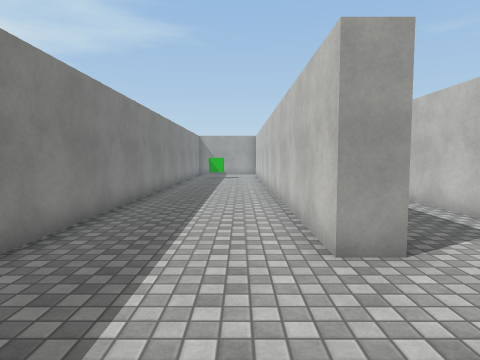
view 1 (above)

23 first-person views from a walk through a 3-D level made in the Unity game engine. The camera is 1.4 m above the floor, tilts 4° down and sees 75° across. The floor is counted in squares, 1 m on a side. Each view is taken from the middle of a square. On the plan, view 1 faces up. The plan holds only what a view shows up to about 14 squares ahead; the rest is blank. The player character is not drawn. Surface patterns are stand-ins for the level's own textures.

view 2
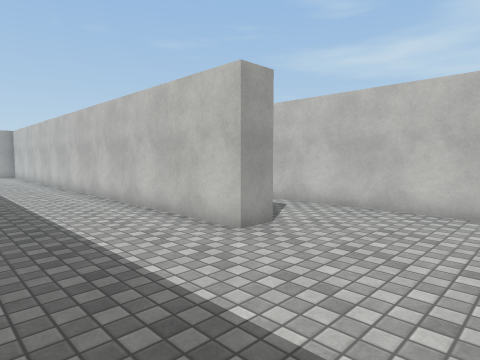

view 3
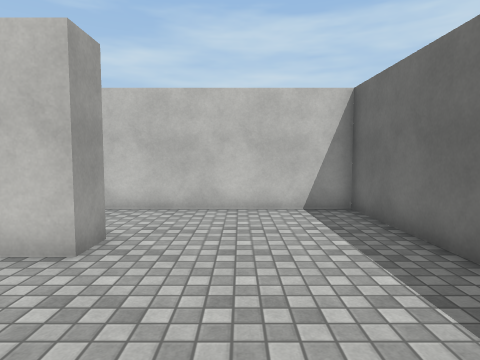

view 4
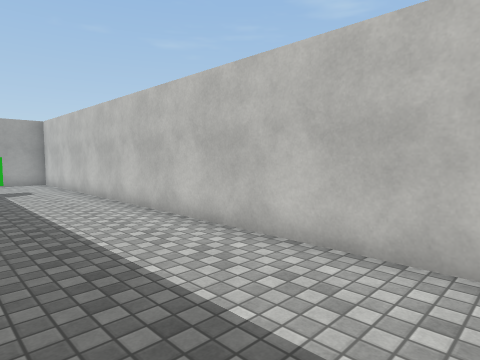

view 5
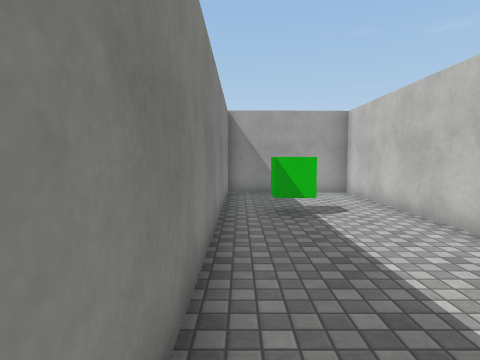

view 6
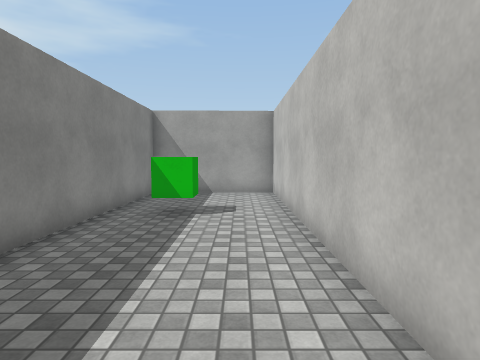

view 7
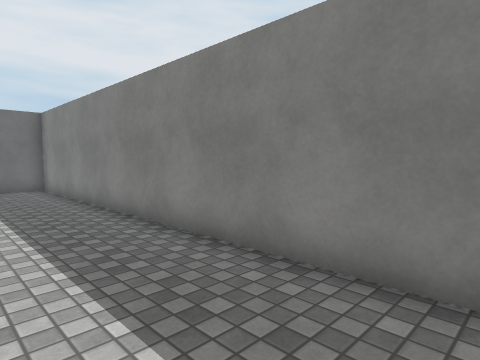

view 8
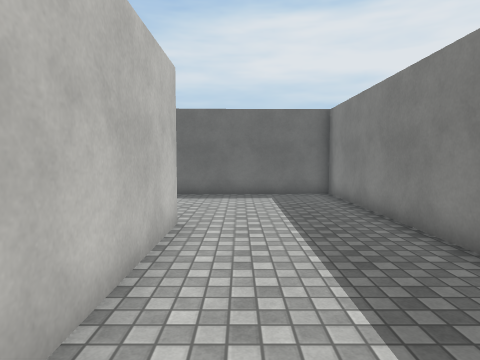

view 9
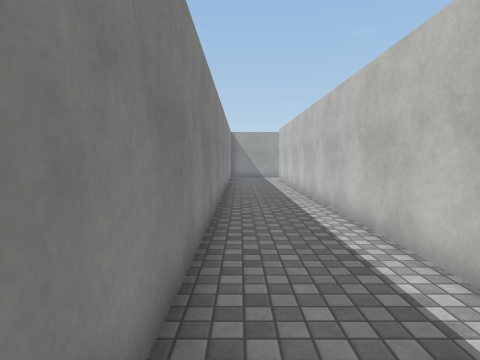

view 10
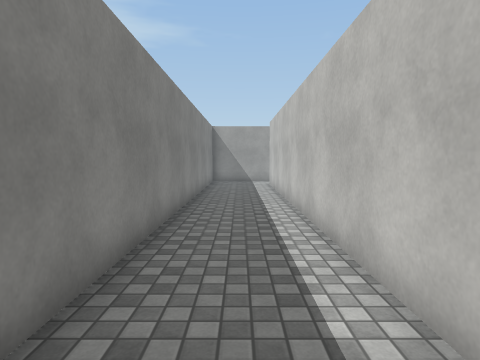

view 11
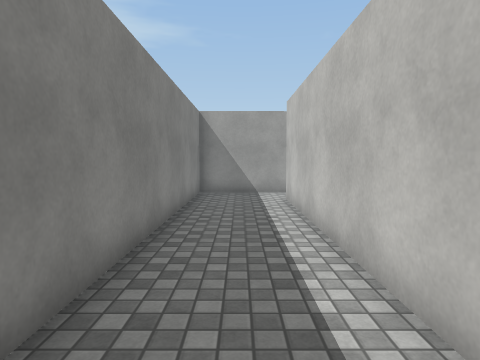

view 12
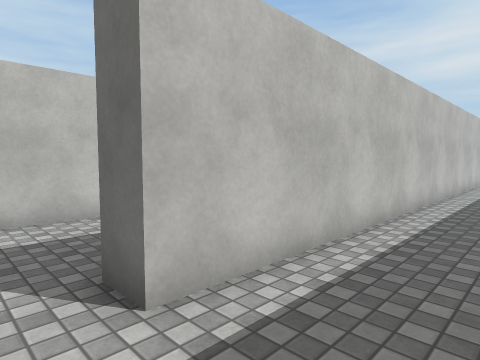

view 13
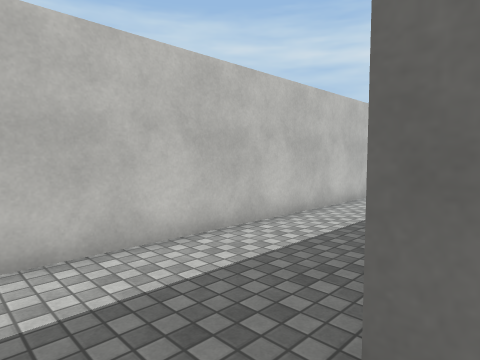

view 14
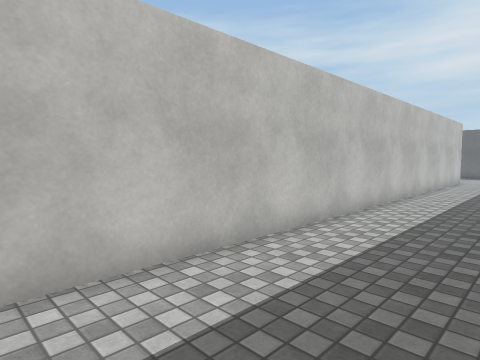

view 15
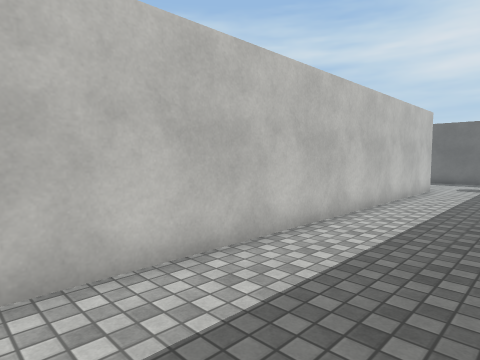

view 16
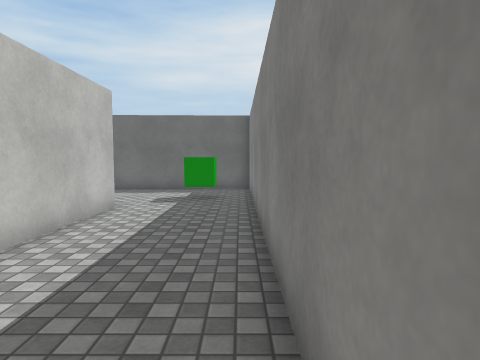

view 17
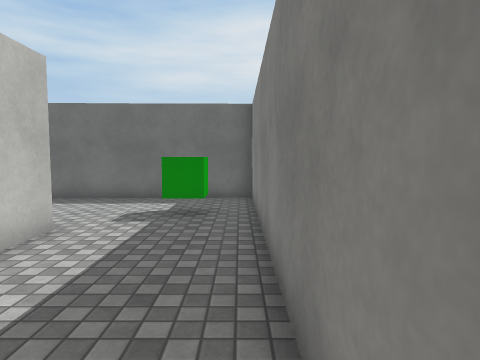

view 18
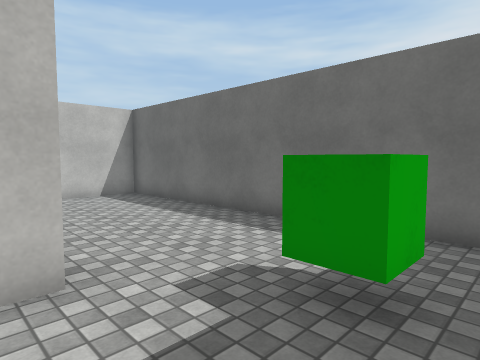

view 19
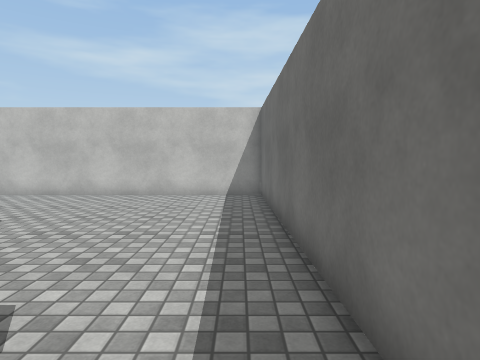

view 20
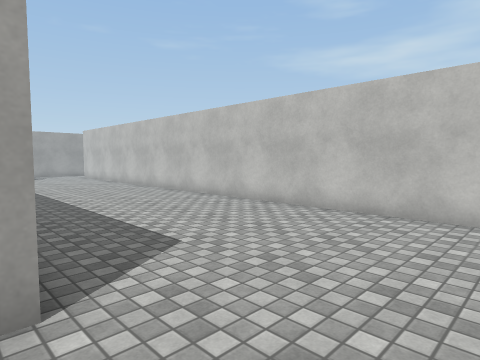

view 21
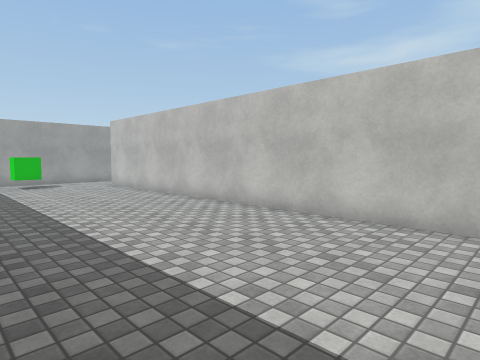

view 22
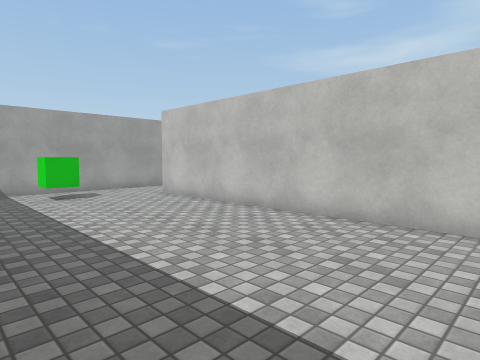

view 23
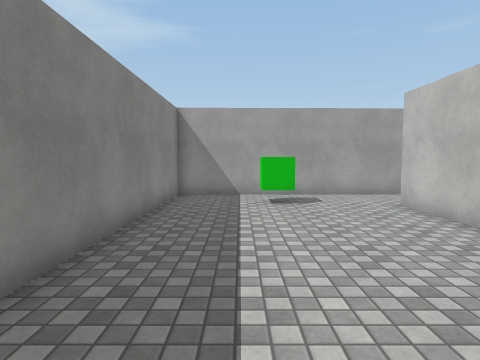

### Floor plan
Points are (right, up) in squares from view 1. A wall is a line through its corners. A room is listed if a view was taken in it or the views show most of it. See-through windows are left out.
Room 1 (views 1, 2, 3, 4, 5, 6, 7, 8, 9, 10, 11, 12)
walls: (2.4, 4.3) (1.4, 4.3) (1.4, 26.7) (-3.5, 26.6) (-3.5, -1.3) (5.6, -1.1) (5.6, 24.7); (6, 26.8) (2.4, 26.7) (2.4, 4.8)
ways out: opening at (6, 25.5) to room 2
objects: other object (-2, 22) to (-1, 22)
Room 2 (views 13, 14, 15, 16, 17, 18, 19, 20, 21, 22, 23)
walls: (6.6, 12.5) (6.6, -1.1) (18.8, -0.8) (18.8, 24.4); (10.6, 4) (10.6, 25.5); (5.6, 24.7) (6.6, 24.7); (18.6, 27.1) (11.6, 26.9) (11.6, 18)
ways out: opening at (6, 25.5) to room 1; opening at (19.5, 25.5)
objects: other object (8, 2) to (9, 2); other object (15, 25) to (16, 25)

Positions as (right, up) in squares from view 1, and headings:
1: (0, 0), facing up
2: (-3, 0), facing up-right
3: (-3, 2), facing right
4: (-3, 8), facing up-right
5: (-3, 14), facing up
6: (0, 14), facing up
7: (0, 14), facing down-left
8: (0, 11), facing down
9: (3, 4), facing up
10: (4, 8), facing up
11: (4, 14), facing up
12: (3, 26), facing down-right
13: (6, 26), facing down-right
14: (7, 25), facing down-right
15: (7, 19), facing down-right
16: (7, 13), facing down
17: (7, 10), facing down
18: (7, 5), facing down-right
19: (7, 0), facing right
20: (11, 1), facing up-right
21: (12, 8), facing up-right
22: (12, 13), facing up-right
23: (14, 15), facing up
